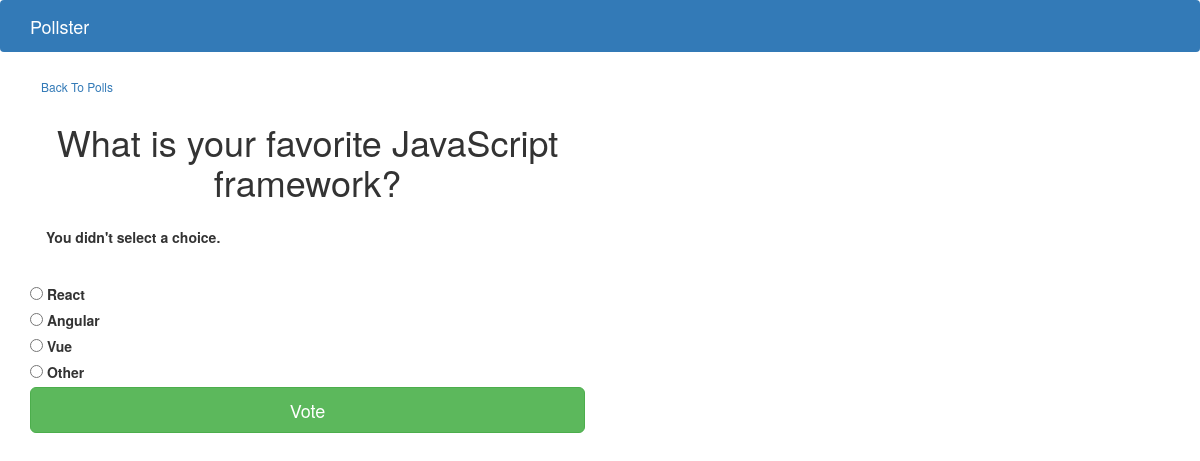
/polls/2/vote/, run on the app's committed database.
### polls/models.py (models this page shows, shortened)
class Question(models.Model):
    question_text = models.CharField(max_length=200)
    pub_date = models.DateTimeField('date published')

class Choice(models.Model):
    question = models.ForeignKey(Question, on_delete=models.CASCADE)
    choice_text = models.CharField(max_length=200)
    votes = models.IntegerField(default=0)

### polls/views.py (the view)
# urls.py: path('<int:question_id>/vote/', views.vote, name="vote")
def vote(request, question_id):
    question = get_object_or_404(Question, pk=question_id)
    try:
        selected_choice = question.choice_set.get(pk=request.POST['choice'])
    except (KeyError, Choice.DoesNotExist):
        return render(request, 'polls/detail.html', {
            'question': question,
            'error_message': "You didn't select a choice.",
        })
    else:
        selected_choice.votes += 1
        selected_choice.save()
        return HttpResponseRedirect(reverse('polls:results', args=(question_id,)))

### templates/polls/detail.html (shortened to what this page needs)
{% extends 'base.html' %}
{% block content %}
<a class="btn btn-secondary btn-sm mb-3" href="{% url 'polls:index' %}">Back To Polls</a>
<h1 class="text-center mb-3">{{ question.question_text }}</h1>
{% if error_message %}
<p class="alert aler-danger">
    <strong>{{ error_message }}</strong>
</p>
{% endif %}
<form action="{% url 'polls:vote' question.id %}" method="post">
    {% for choice in question.choice_set.all %}
    <div class="form-check">
        <input
        type="radio"
        name="choice"
        class="form-check-input"
        id="choice{{ forloop.counter }}"
        value="{{ choice.id }}"
        />
        <label for="choice{{ forloop.counter }}">{{ choice.choice_text }}</label>
    </div>
    {% endfor %}
    <input type="submit" value="Vote" class="btn btn-success btn-lg btn-block mt-4"/>
</form>
{% endblock %}

### data on the page
Question: question_text "What is your favorite JavaScript framework?"
Choice: choice_text "React"
Choice: choice_text "Angular"
Choice: choice_text "Vue"
Choice: choice_text "Other"

### other printed values
{{ error_message }} "You didn't select a choice."
